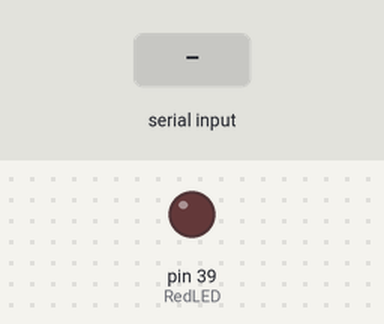
This sketch was run on a simulated Arduino Mega 2560, built with avr-gcc and run on an emulated ATmega2560. On the bench: output pins drawn as LEDs (lit = HIGH). The inputs (shaded band) are chosen by the test bench.

Above: at 1.2 s.
1.3 s: "1" received over Serial
At 2.5 s:
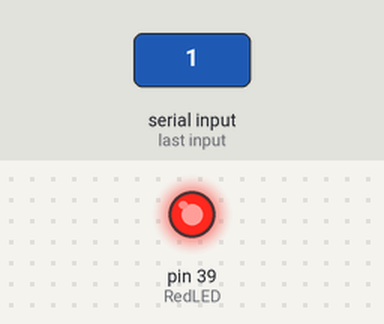
2.8 s: "0" received over Serial
At 3.6 s:
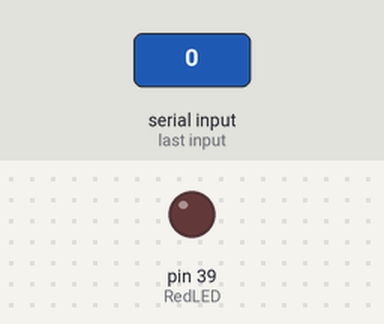
Timing chart, 0 to 5.8 s (numbered marks = the images above; inputs shaded):
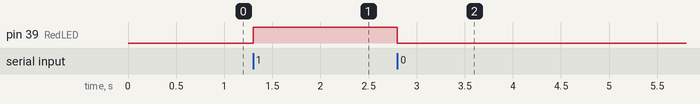

The sketch:

Lab3_2a.ino
```cpp
/*
  Resolution for Lab 3, 2.a) for the
  Energia workshop with Educational Boosterpack Mk II by Luís Afonso

  Made in 21/12/2015 by Luís Afonso
*/


#define RedLED 39

char a;

void setup()
{

  Serial.begin(9600);
  pinMode(RedLED,OUTPUT);
}

void loop()
{

  /*
    Wait for something to be received
  */
   while (Serial.available() == 0);
   a= Serial.read();


   /* If the char received is the char "1" (ASCII number 49) */
   if(a == '1')
      digitalWrite(RedLED,1);
   else if(a == '0')
    digitalWrite(RedLED,0);
}
```

Measured:
- after the input at 1.3 s, pin 39 (RedLED): LOW → HIGH at once
- after the input at 2.8 s, pin 39 (RedLED): HIGH → LOW at once
